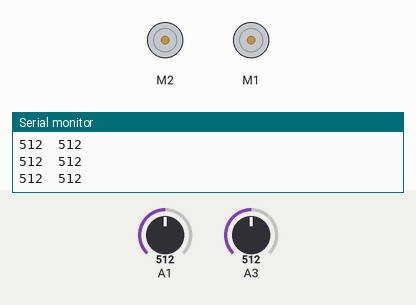
This sketch was run on a simulated Arduino Uno, built with avr-gcc and run on an emulated ATmega328P. Parts: 2 × DC motor (green arrow = forward, orange = backward, longer = faster), the last lines printed to the serial monitor. The inputs (shaded band) are chosen by the test bench; at power-on: A1 = 512, A3 = 512.

Above: at 1.3 s.
1.4 s: A1 set to 258
2.9 s: A1 set to 235
At 4.2 s:
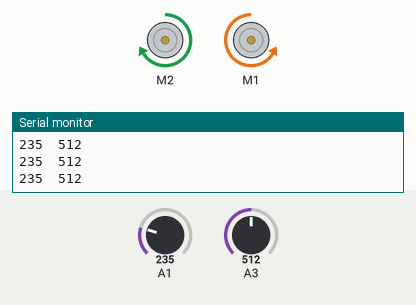
4.5 s: A3 set to 260
6.0 s: A3 set to 233
At 6.7 s:
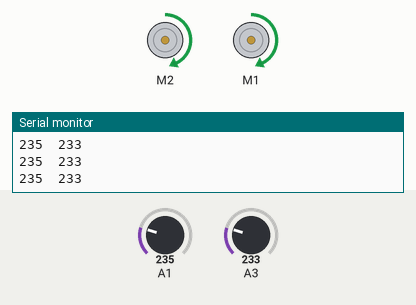
7.5 s: A1 set to 306
At 8.7 s:
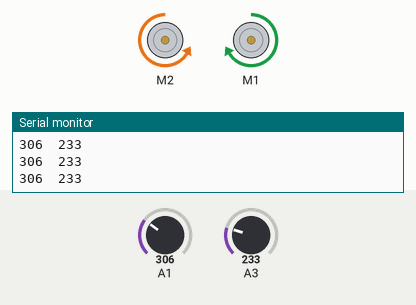
9.0 s: A1 set to 122
At 10.0 s:
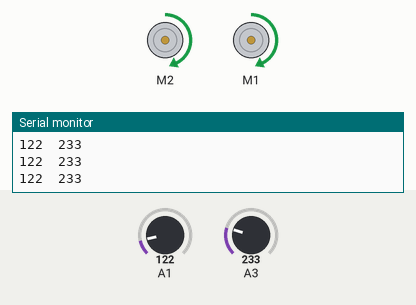
Timing chart, 0 to 11.5 s (numbered marks = the images above; inputs shaded):
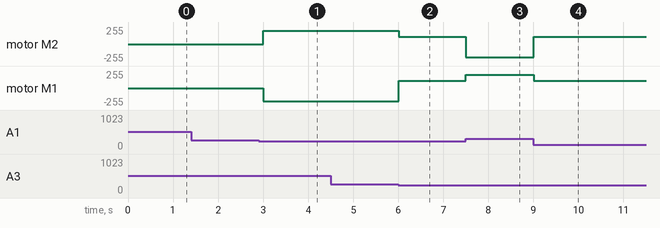

The sketch:

Ragnar_simples_1.0.ino
```cpp
//BIBLIOTECAS
#include <AFMotor.h>
int preto = 250;
//int branco = 80;

//Variaveis
AF_DCMotor motorD(2);
AF_DCMotor motorE(1);

int sensor_D = 0;
int sensor_E = 0;

int velocidade = 0;

//setup
void setup() {
  pinMode(A1,INPUT);
  pinMode(A3,INPUT);

  Serial.begin(9600);

  motorD.run(RELEASE);
  motorE.run(RELEASE);
}

//loop
void loop() {
  //ler sensores
  sensor_D = analogRead(A1);
  sensor_E = analogRead(A3);

  motorD.setSpeed(velocidade);
  motorE.setSpeed(velocidade);


  Serial.print(sensor_D);
  Serial.print("\t");
  Serial.println(sensor_E);

// frente
  if(sensor_E < preto && sensor_D < preto){
    velocidade = 110;
    motorD.setSpeed(velocidade);
    motorE.setSpeed(velocidade);
    motorE.run(FORWARD);
    motorD.run(FORWARD);
    delay(15);

  }
//direita
  else if(sensor_D > preto && sensor_E < preto){
    velocidade = 200;
    motorD.setSpeed(velocidade);
    motorE.setSpeed(velocidade);
    motorE.run(FORWARD);
    motorD.run(BACKWARD);
    delay(300);
  }
//esquerda
  else if(sensor_D < preto && sensor_E > preto){
    velocidade = 200;
    motorD.setSpeed(velocidade);
    motorE.setSpeed(velocidade);
    motorE.run(BACKWARD);
    motorD.run(FORWARD);
    delay(300);
  }
//cruzamento
  else if(sensor_E > preto && sensor_D > preto){
    motorD.run(RELEASE);
    motorE.run(RELEASE);
    delay(500);
  }
/*
  //MOTOR E
  if(sensor_E < 100)
  {
    motorE.run(FORWARD);
    delay(preto);
  }
  else if(sensor_E > 100)
  {
    motorE.run(BACKWARD);
    delay(preto0);
  }
  //MOTOR D
  if(sensor_D < 100)
  {
    motorD.run(FORWARD);
    delay(preto);
  }
  else if(sensor_D > 100)
  {
    motorD.run(BACKWARD);
    delay(preto0);
  }
*/
}
```

Measured:
- the behaviour switches between 250 and 249 on A1 (found by bisection; images 0 and 1)
- the behaviour switches between 250 and 249 on A3 (found by bisection; images 1 and 2)
- after the input at 2.9 s, motor M2: stopped → forward 200/255 after 0.11 s; motor M1: stopped → backward 200/255 after 0.11 s
- after the input at 6.0 s, motor M2: forward 200/255 → forward 110/255 at once; motor M1: backward 200/255 → forward 110/255 at once
- after the input at 7.5 s, motor M2: forward 110/255 → backward 200/255 at once; motor M1: forward 110/255 → forward 200/255 at once
- after the input at 9.0 s, motor M2: backward 200/255 → forward 110/255 at once; motor M1: forward 200/255 → forward 110/255 at once
